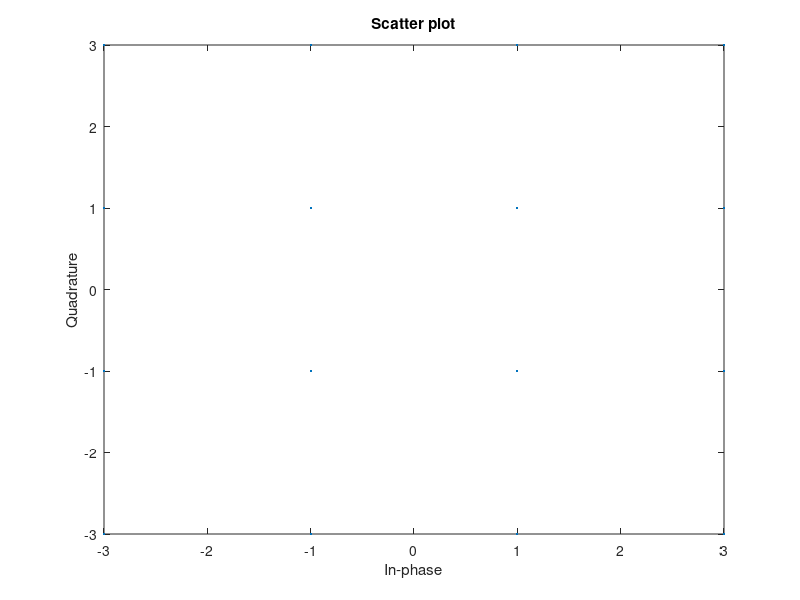
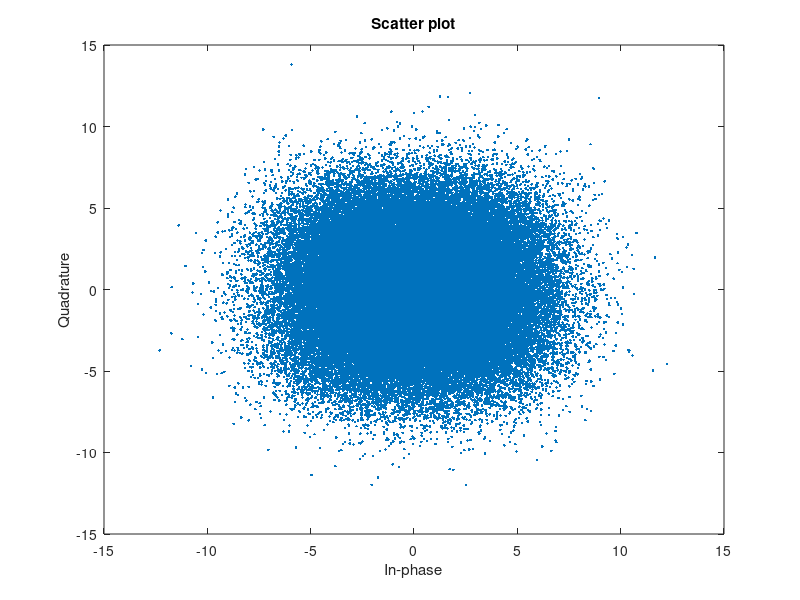

The MATLAB script that drew these images, in order: (Note: this script raises an error after producing the figures.)
% 16-QAM in Gray Code Adapted from Javi's Example SNR code?
%UNFINISHED
SNR_vector = 0:2:20;
BER = zeros(length(SNR_vector),1);

for snri = 1:length(SNR_vector)
    % SNR in decibels
    SNR = SNR_vector(snri); 
    
    % Step 1: Create the transmitted signal  
    %N: number of bits per message
    N = 16*10^4;  
    %txtbits: input bitstream
    txtbits = randi([0 1],1,2*N);
    %alphabet: 16-QAM magnitude mappings
    alphabet = [-3 -1 1 3];
    %creating mappings, uses the fact that:
    % 0,0 = xor(0,floor(0),xor(0,floor(0) = 0,0
    % 0,1 = xor(0,floor(0),xor(1,floor(0) = 0,1
    % 1,0 = xor(1,floor(0),xor(0,floor(1) = 1,1
    % 1,1 = xor(1,floor(0),xor(1,floor(1) = 1,0
    %seperates txtbits into pairs of 2
    bitpairs = reshape(txtbits',2,[])';
    %bitpairs = padarray(bitpairs,[0 2],0,'pre');
    %real pairs are bit 1,0 of 4 bit sequence e.g. odd rows
    
    %NEED TO FIGURE OUT CHAR VECTOR OR MAKE CUSTOM BIN2DEC FUNCTION
    
    real_pairs = bi2de(bitpairs(1:2:end,:));
    real_pairs_gray = bitxor(real_pairs,floor(real_pairs/2));
    %imaginary pairs are bit 3,2 of 4 bit sequence e.g. even rows
    imag_pairs = bi2de(bitpairs(2:2:end,:));
    imag_pairs_gray = bitxor(imag_pairs,floor(imag_pairs/2));
    %mapping gray symbols
    mod_real = alphabet(real_pairs_gray + 1);
    mod_imag = alphabet(imag_pairs_gray + 1);
    %adding real and imaginary parts to create the mapped message
    message = mod_real + 1i*mod_imag;
    %make a scatterplot of message
    scatterplot(message)
    close all;
    
    % Step 2: Define energy of transmitted signal
    Energy_x = mean(abs(message).^2);
    
    % Step 3: Define noise variance using SNR
    
    
    % Step 4: Create noise signal and add it to received signal
    
    snr = 10^(SNR/10);
    
    noise_var = Energy_x/snr;   % snr = Energy_x/noise_var
    % noise = sqrt(noise_var/2)*randn(N,1);
    % noise = noise - 1i*0.9*noise;
    noise = sqrt(noise_var/2)*(randn(N/2,1) + 1i*randn(N/2,1));
    noise_var_check = mean(abs(noise).^2);
    
    m = message(:);
    
    y = m + noise;
    
    SNR_check = 10*log10(Energy_x/noise_var_check);
    
    scatterplot(y)
    close all;
    
    %TODO Demodulate
    
    
    % Bit Error Rate
    
    % Step 5: Convert received signal to bits
    
    x_quant = 1/sqrt(2)*(sign(real(y)) + 1i*sign(imag(y)));
    
    error_symbols = mean(abs(x_quant - m).^2);
    
    x_quant_uunormalized = sqrt(2)*x_quant;
    txbits_I = 1/2*(real(x_quant_uunormalized)+1);
    txbits_Q = 1/2*(imag(x_quant_uunormalized)+1);
    rec_bits(1:2:2*N) = txbits_I;
    rec_bits(2:2:2*N) = txbits_Q;
    
    [err,ber] = biterr(rec_bits,txbits);
    BER(snri) = ber;
end
figure, semilogy(SNR_vector.',BER)
xlabel('SNR (dB)')
ylabel('BER')
